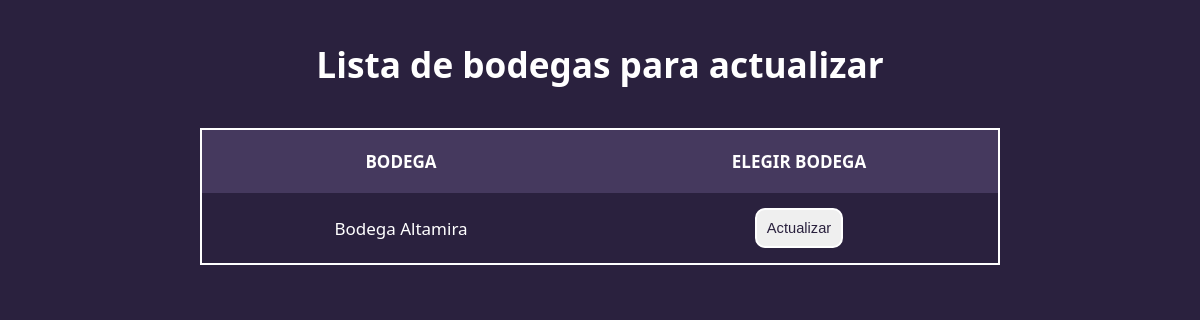
Page /actualizar/ on the earlier database version.
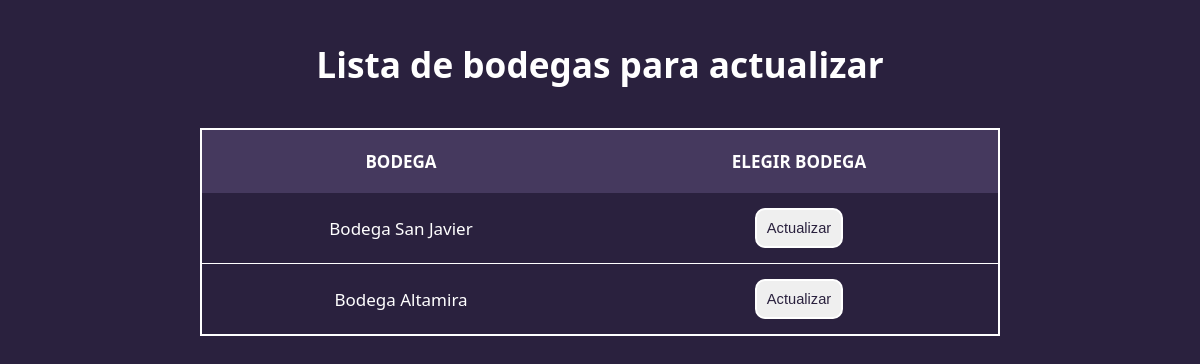
Same page on the later database version.
### actualizacionVino/models.py (models this page shows, shortened)
class Bodega(models.Model):
    nombre = models.CharField(max_length=100)
    descripcion = models.TextField()
    historia = models.TextField()
    periodoActualizacion = models.IntegerField()
    ultimaActualizacion = models.DateTimeField()
    def getNombre(self):
        return self.nombre
    def estaParaActualizarVinos(self):
        now_aware = datetime.now(timezone.utc)
        if not self.ultimaActualizacion:
            return True
        proximaActualizacion = self.ultimaActualizacion + relativedelta(months=self.periodoActualizacion)
        return now_aware >= proximaActualizacion

### actualizacionVino/views.py (the view)
# urls.py: path('actualizar/', PantallaImportarActualizaciones.opImportarActualizacionVinos),
    def opImportarActualizacionVinos(request):
        return PantallaImportarActualizaciones.habilitar(request)

### actualizacionVino/controlers.py (called while the page is built)
    def opImportarActualizacionVinos(request):
        from .views import PantallaImportarActualizaciones
        listaBodegasParaActualizar = GestorImportarActualizaciones.buscarBodegasParaActualizar()
        return PantallaImportarActualizaciones.mostrarBodegasParaActualizar(request, listaBodegasParaActualizar)

    def buscarBodegasParaActualizar():
        listaBodegasParaActualizar = []
        bodegas = Bodega.objects.all()
        for bodega in bodegas:
            if bodega.estaParaActualizarVinos():
                nombre = bodega.getNombre()
                listaBodegasParaActualizar.append(nombre)
        return listaBodegasParaActualizar

### actualizacionVino/views.py (called while the page is built)
    def habilitar(request):
        return GestorImportarActualizaciones.opImportarActualizacionVinos(request)

    def mostrarBodegasParaActualizar(request, bodegasParaActualizar):
        return render(request, 'bodegas_para_actualizar.html', {
            'bodegas': bodegasParaActualizar
        })

### actualizacionVino/templates/bodegas_para_actualizar.html (shortened to what this page needs)
{% load static %}
<!DOCTYPE html>
<html lang="en">
<head>
    <link rel="stylesheet" href="{% static '/styles/actualizaciones.css' %}">
</head>
<body>
    <main>
        <h1 class="titles">Lista de bodegas para actualizar</h1>
        <table class="tabla">
            <thead>
                <tr>
                    <th>Bodega</th>
                    <th>Elegir Bodega</th>
                </tr>
            </thead>
            <tbody>
            {% for bodega in bodegas %}
                <tr>
                    <td>{{ bodega }}</td>
                    <td>
                        <button class="btn" type="button">
                            <a href="/actualizar/actualizar_vino/{{ bodega }}">Actualizar</a>
                        </button>
                    </td>
                </tr>
            {% endfor %}
            </tbody>
        </table>
    </main>
</body>
</html>

### actualizacionVino/static/styles/actualizaciones.css (style rules this page uses)
* { box-sizing: border-box; padding: 0; margin: 0; }
body { background: rgb(42, 33, 62); color: white; font-family: 'Segoe UI', Tahoma, Geneva, Verdana, sans-serif; }
main { max-width: 800px; margin: auto; }
.titles { color: rgb(255, 255, 255); font-size: 2.2em; text-align: center; margin: 40px; }
.tabla { font-size: 17px; border-collapse: collapse; table-layout: fixed; border: 2px solid white; width: 100% }
thead { background: rgb(69, 57, 94); }
th { padding: 20px 15px; font-weight: 700; text-transform: uppercase; }
td { padding: 15px; border-bottom: solid 1px white; text-align: center; }
.btn { padding: 10px; border: 2px solid white; border-radius: 10px; }
.btn a { text-decoration: none; color: rgb(42, 33, 62); font-size: 1.1em; }

Differences in the rows shown:
now on this page (row edited): Bodega: bodegas "Bodega San Javier"
Other differences:
new list line: "Actualizar"
